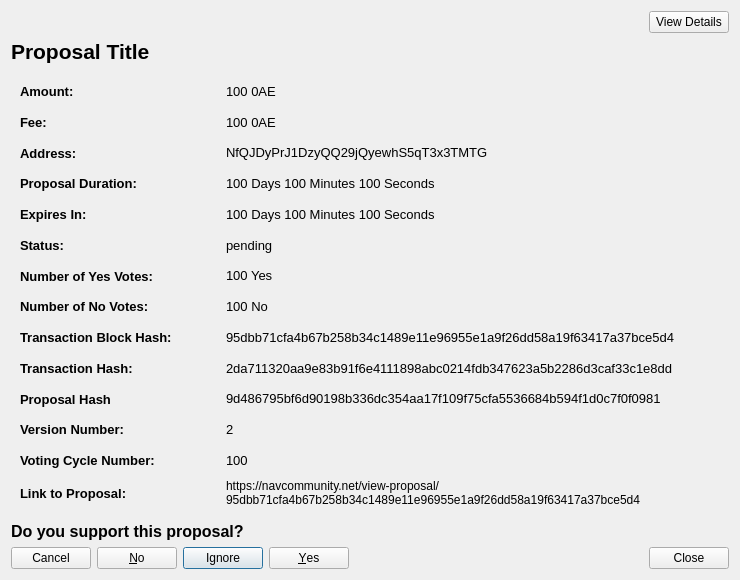
<?xml version="1.0" encoding="UTF-8"?>
<ui version="4.0">
 <class>CommunityFundDisplayDetailed</class>
 <widget class="QWidget" name="CommunityFundDisplayDetailed">
  <property name="geometry">
   <rect>
    <x>0</x>
    <y>0</y>
    <width>740</width>
    <height>580</height>
   </rect>
  </property>
  <property name="sizePolicy">
   <sizepolicy hsizetype="Preferred" vsizetype="MinimumExpanding">
    <horstretch>0</horstretch>
    <verstretch>0</verstretch>
   </sizepolicy>
  </property>
  <property name="minimumSize">
   <size>
    <width>740</width>
    <height>300</height>
   </size>
  </property>
  <property name="windowTitle">
   <string>Proposal Details</string>
  </property>
  <layout class="QVBoxLayout" name="verticalLayout_3">
   <item>
    <layout class="QHBoxLayout" name="horizontalLayout_2">
     <item>
      <spacer name="horizontalSpacer">
       <property name="orientation">
        <enum>Qt::Horizontal</enum>
       </property>
       <property name="sizeHint" stdset="0">
        <size>
         <width>40</width>
         <height>20</height>
        </size>
       </property>
      </spacer>
     </item>
     <item>
      <widget class="QPushButton" name="detailsBtn">
       <property name="text">
        <string>View Details</string>
       </property>
      </widget>
     </item>
    </layout>
   </item>
   <item>
    <widget class="QLabel" name="labelProposalTitle">
     <property name="sizePolicy">
      <sizepolicy hsizetype="Preferred" vsizetype="Minimum">
       <horstretch>0</horstretch>
       <verstretch>0</verstretch>
      </sizepolicy>
     </property>
     <property name="maximumSize">
      <size>
       <width>16777215</width>
       <height>500</height>
      </size>
     </property>
     <property name="font">
      <font>
       <pointsize>16</pointsize>
       <weight>75</weight>
       <bold>true</bold>
      </font>
     </property>
     <property name="text">
      <string>Proposal Title</string>
     </property>
     <property name="wordWrap">
      <bool>true</bool>
     </property>
     <property name="openExternalLinks">
      <bool>false</bool>
     </property>
    </widget>
   </item>
   <item>
    <widget class="QWidget" name="detailsWidget" native="true">
     <property name="sizePolicy">
      <sizepolicy hsizetype="Preferred" vsizetype="MinimumExpanding">
       <horstretch>0</horstretch>
       <verstretch>0</verstretch>
      </sizepolicy>
     </property>
     <layout class="QVBoxLayout" name="verticalLayout_2">
      <item>
       <layout class="QHBoxLayout" name="horizontalLayoutAmount">
        <item>
         <widget class="QLabel" name="labelAmountTitle">
          <property name="sizePolicy">
           <sizepolicy hsizetype="Fixed" vsizetype="Preferred">
            <horstretch>0</horstretch>
            <verstretch>0</verstretch>
           </sizepolicy>
          </property>
          <property name="minimumSize">
           <size>
            <width>200</width>
            <height>0</height>
           </size>
          </property>
          <property name="font">
           <font>
            <pointsize>10</pointsize>
            <weight>75</weight>
            <bold>true</bold>
           </font>
          </property>
          <property name="text">
           <string>Amount:</string>
          </property>
          <property name="textInteractionFlags">
           <set>Qt::NoTextInteraction</set>
          </property>
         </widget>
        </item>
        <item>
         <widget class="QLabel" name="labelAmount">
          <property name="font">
           <font>
            <pointsize>10</pointsize>
           </font>
          </property>
          <property name="text">
           <string>100 0AE</string>
          </property>
          <property name="textInteractionFlags">
           <set>Qt::TextSelectableByMouse</set>
          </property>
         </widget>
        </item>
       </layout>
      </item>
      <item>
       <layout class="QHBoxLayout" name="horizontalLayoutFee">
        <item>
         <widget class="QLabel" name="labelFeeTitle">
          <property name="sizePolicy">
           <sizepolicy hsizetype="Fixed" vsizetype="Preferred">
            <horstretch>0</horstretch>
            <verstretch>0</verstretch>
           </sizepolicy>
          </property>
          <property name="minimumSize">
           <size>
            <width>200</width>
            <height>0</height>
           </size>
          </property>
          <property name="font">
           <font>
            <pointsize>10</pointsize>
            <weight>75</weight>
            <bold>true</bold>
           </font>
          </property>
          <property name="text">
           <string>Fee:</string>
          </property>
          <property name="textInteractionFlags">
           <set>Qt::NoTextInteraction</set>
          </property>
         </widget>
        </item>
        <item>
         <widget class="QLabel" name="labelFee">
          <property name="font">
           <font>
            <pointsize>10</pointsize>
           </font>
          </property>
          <property name="text">
           <string>100 0AE</string>
          </property>
          <property name="textInteractionFlags">
           <set>Qt::TextSelectableByMouse</set>
          </property>
         </widget>
        </item>
       </layout>
      </item>
      <item>
       <layout class="QHBoxLayout" name="horizontalLayoutAddress">
        <item>
         <widget class="QLabel" name="labelAddressTitle">
          <property name="sizePolicy">
           <sizepolicy hsizetype="Fixed" vsizetype="Preferred">
            <horstretch>0</horstretch>
            <verstretch>0</verstretch>
           </sizepolicy>
          </property>
          <property name="minimumSize">
           <size>
            <width>200</width>
            <height>0</height>
           </size>
          </property>
          <property name="font">
           <font>
            <pointsize>10</pointsize>
            <weight>75</weight>
            <bold>true</bold>
           </font>
          </property>
          <property name="text">
           <string>Address:</string>
          </property>
          <property name="textInteractionFlags">
           <set>Qt::NoTextInteraction</set>
          </property>
         </widget>
        </item>
        <item>
         <widget class="QLabel" name="labelAddress">
          <property name="font">
           <font>
            <pointsize>10</pointsize>
           </font>
          </property>
          <property name="text">
           <string>NfQJDyPrJ1DzyQQ29jQyewhS5qT3x3TMTG</string>
          </property>
          <property name="textInteractionFlags">
           <set>Qt::TextSelectableByMouse</set>
          </property>
         </widget>
        </item>
       </layout>
      </item>
      <item>
       <layout class="QHBoxLayout" name="horizontalLayoutDeadline">
        <item>
         <widget class="QLabel" name="labelDeadlineTitle">
          <property name="sizePolicy">
           <sizepolicy hsizetype="Fixed" vsizetype="Preferred">
            <horstretch>0</horstretch>
            <verstretch>0</verstretch>
           </sizepolicy>
          </property>
          <property name="minimumSize">
           <size>
            <width>200</width>
            <height>0</height>
           </size>
          </property>
          <property name="font">
           <font>
            <pointsize>10</pointsize>
            <weight>75</weight>
            <bold>true</bold>
           </font>
          </property>
          <property name="text">
           <string>Proposal Duration:</string>
          </property>
          <property name="textInteractionFlags">
           <set>Qt::NoTextInteraction</set>
          </property>
         </widget>
        </item>
        <item>
         <widget class="QLabel" name="labelDeadline">
          <property name="font">
           <font>
            <pointsize>10</pointsize>
           </font>
          </property>
          <property name="text">
           <string>100 Days 100 Minutes 100 Seconds</string>
          </property>
          <property name="textInteractionFlags">
           <set>Qt::TextSelectableByMouse</set>
          </property>
         </widget>
        </item>
       </layout>
      </item>
      <item>
       <layout class="QHBoxLayout" name="horizontalLayoutExpiresIn">
        <item>
         <widget class="QLabel" name="labelExpiresInTitle">
          <property name="sizePolicy">
           <sizepolicy hsizetype="Fixed" vsizetype="Preferred">
            <horstretch>0</horstretch>
            <verstretch>0</verstretch>
           </sizepolicy>
          </property>
          <property name="minimumSize">
           <size>
            <width>200</width>
            <height>0</height>
           </size>
          </property>
          <property name="font">
           <font>
            <pointsize>10</pointsize>
            <weight>75</weight>
            <bold>true</bold>
           </font>
          </property>
          <property name="text">
           <string>Expires In:</string>
          </property>
          <property name="textInteractionFlags">
           <set>Qt::NoTextInteraction</set>
          </property>
         </widget>
        </item>
        <item>
         <widget class="QLabel" name="labelExpiresIn">
          <property name="font">
           <font>
            <pointsize>10</pointsize>
           </font>
          </property>
          <property name="text">
           <string>100 Days 100 Minutes 100 Seconds</string>
          </property>
          <property name="textInteractionFlags">
           <set>Qt::TextSelectableByMouse</set>
          </property>
         </widget>
        </item>
       </layout>
      </item>
      <item>
       <layout class="QHBoxLayout" name="horizontalLayoutStatus">
        <item>
         <widget class="QLabel" name="labelStatusTitle">
          <property name="sizePolicy">
           <sizepolicy hsizetype="Fixed" vsizetype="Preferred">
            <horstretch>0</horstretch>
            <verstretch>0</verstretch>
           </sizepolicy>
          </property>
          <property name="minimumSize">
           <size>
            <width>200</width>
            <height>0</height>
           </size>
          </property>
          <property name="font">
           <font>
            <pointsize>10</pointsize>
            <weight>75</weight>
            <bold>true</bold>
           </font>
          </property>
          <property name="text">
           <string>Status:</string>
          </property>
          <property name="textInteractionFlags">
           <set>Qt::NoTextInteraction</set>
          </property>
         </widget>
        </item>
        <item>
         <widget class="QLabel" name="labelStatus">
          <property name="font">
           <font>
            <pointsize>10</pointsize>
           </font>
          </property>
          <property name="text">
           <string>pending</string>
          </property>
          <property name="textInteractionFlags">
           <set>Qt::TextSelectableByMouse</set>
          </property>
         </widget>
        </item>
       </layout>
      </item>
      <item>
       <layout class="QHBoxLayout" name="horizontalLayoutNumberYesVotes">
        <item>
         <widget class="QLabel" name="labelNumberOfYesVotesTitle">
          <property name="sizePolicy">
           <sizepolicy hsizetype="Fixed" vsizetype="Preferred">
            <horstretch>0</horstretch>
            <verstretch>0</verstretch>
           </sizepolicy>
          </property>
          <property name="minimumSize">
           <size>
            <width>200</width>
            <height>0</height>
           </size>
          </property>
          <property name="font">
           <font>
            <pointsize>10</pointsize>
            <weight>75</weight>
            <bold>true</bold>
           </font>
          </property>
          <property name="text">
           <string>Number of Yes Votes:</string>
          </property>
          <property name="textInteractionFlags">
           <set>Qt::NoTextInteraction</set>
          </property>
         </widget>
        </item>
        <item>
         <widget class="QLabel" name="labelNumberOfYesVotes">
          <property name="font">
           <font>
            <pointsize>10</pointsize>
           </font>
          </property>
          <property name="text">
           <string>100 Yes</string>
          </property>
          <property name="textInteractionFlags">
           <set>Qt::TextSelectableByMouse</set>
          </property>
         </widget>
        </item>
       </layout>
      </item>
      <item>
       <layout class="QHBoxLayout" name="horizontalLayoutNumberNoVotes">
        <item>
         <widget class="QLabel" name="labelNumberOfNoVotesTitle">
          <property name="sizePolicy">
           <sizepolicy hsizetype="Fixed" vsizetype="Preferred">
            <horstretch>0</horstretch>
            <verstretch>0</verstretch>
           </sizepolicy>
          </property>
          <property name="minimumSize">
           <size>
            <width>200</width>
            <height>0</height>
           </size>
          </property>
          <property name="font">
           <font>
            <pointsize>10</pointsize>
            <weight>75</weight>
            <bold>true</bold>
           </font>
          </property>
          <property name="text">
           <string>Number of No Votes:</string>
          </property>
          <property name="textInteractionFlags">
           <set>Qt::NoTextInteraction</set>
          </property>
         </widget>
        </item>
        <item>
         <widget class="QLabel" name="labelNumberOfNoVotes">
          <property name="font">
           <font>
            <pointsize>10</pointsize>
           </font>
          </property>
          <property name="text">
           <string>100 No</string>
          </property>
          <property name="textInteractionFlags">
           <set>Qt::TextSelectableByMouse</set>
          </property>
         </widget>
        </item>
       </layout>
      </item>
      <item>
       <layout class="QHBoxLayout" name="horizontalLayoutTransactionBlockHash">
        <item>
         <widget class="QLabel" name="labelTransactionBlockHashTitle">
          <property name="sizePolicy">
           <sizepolicy hsizetype="Fixed" vsizetype="Preferred">
            <horstretch>0</horstretch>
            <verstretch>0</verstretch>
           </sizepolicy>
          </property>
          <property name="minimumSize">
           <size>
            <width>200</width>
            <height>0</height>
           </size>
          </property>
          <property name="font">
           <font>
            <pointsize>10</pointsize>
            <weight>75</weight>
            <bold>true</bold>
           </font>
          </property>
          <property name="text">
           <string>Transaction Block Hash:</string>
          </property>
          <property name="textInteractionFlags">
           <set>Qt::NoTextInteraction</set>
          </property>
         </widget>
        </item>
        <item>
         <widget class="QLabel" name="labelTransactionBlockHash">
          <property name="font">
           <font>
            <pointsize>10</pointsize>
           </font>
          </property>
          <property name="text">
           <string>95dbb71cfa4b67b258b34c1489e11e96955e1a9f26dd58a19f63417a37bce5d4</string>
          </property>
          <property name="textInteractionFlags">
           <set>Qt::TextSelectableByMouse</set>
          </property>
         </widget>
        </item>
       </layout>
      </item>
      <item>
       <layout class="QHBoxLayout" name="horizontalLayoutTransactionHash">
        <item>
         <widget class="QLabel" name="labelTransactionHashTitle">
          <property name="sizePolicy">
           <sizepolicy hsizetype="Fixed" vsizetype="Preferred">
            <horstretch>0</horstretch>
            <verstretch>0</verstretch>
           </sizepolicy>
          </property>
          <property name="minimumSize">
           <size>
            <width>200</width>
            <height>0</height>
           </size>
          </property>
          <property name="font">
           <font>
            <pointsize>10</pointsize>
            <weight>75</weight>
            <bold>true</bold>
           </font>
          </property>
          <property name="text">
           <string>Transaction Hash:</string>
          </property>
          <property name="textInteractionFlags">
           <set>Qt::NoTextInteraction</set>
          </property>
         </widget>
        </item>
        <item>
         <widget class="QLabel" name="labelTransactionHash">
          <property name="font">
           <font>
            <pointsize>10</pointsize>
           </font>
          </property>
          <property name="text">
           <string>2da711320aa9e83b91f6e4111898abc0214fdb347623a5b2286d3caf33c1e8dd</string>
          </property>
          <property name="textInteractionFlags">
           <set>Qt::TextSelectableByMouse</set>
          </property>
         </widget>
        </item>
       </layout>
      </item>
      <item>
       <layout class="QHBoxLayout" name="horizontalLayout">
        <property name="topMargin">
         <number>0</number>
        </property>
        <item>
         <widget class="QLabel" name="labelProposalHashTitle">
          <property name="sizePolicy">
           <sizepolicy hsizetype="Minimum" vsizetype="Preferred">
            <horstretch>0</horstretch>
            <verstretch>0</verstretch>
           </sizepolicy>
          </property>
          <property name="minimumSize">
           <size>
            <width>200</width>
            <height>0</height>
           </size>
          </property>
          <property name="maximumSize">
           <size>
            <width>200</width>
            <height>16777215</height>
           </size>
          </property>
          <property name="font">
           <font>
            <pointsize>10</pointsize>
            <weight>75</weight>
            <bold>true</bold>
           </font>
          </property>
          <property name="text">
           <string>Proposal Hash</string>
          </property>
         </widget>
        </item>
        <item>
         <widget class="QLabel" name="labelProposalHash">
          <property name="font">
           <font>
            <pointsize>10</pointsize>
           </font>
          </property>
          <property name="text">
           <string>9d486795bf6d90198b336dc354aa17f109f75cfa5536684b594f1d0c7f0f0981</string>
          </property>
          <property name="textInteractionFlags">
           <set>Qt::TextSelectableByMouse</set>
          </property>
         </widget>
        </item>
       </layout>
      </item>
      <item>
       <layout class="QHBoxLayout" name="horizontalLayoutVersionNumber">
        <item>
         <widget class="QLabel" name="labelVersionNumberTitle">
          <property name="sizePolicy">
           <sizepolicy hsizetype="Fixed" vsizetype="Preferred">
            <horstretch>0</horstretch>
            <verstretch>0</verstretch>
           </sizepolicy>
          </property>
          <property name="minimumSize">
           <size>
            <width>200</width>
            <height>0</height>
           </size>
          </property>
          <property name="font">
           <font>
            <pointsize>10</pointsize>
            <weight>75</weight>
            <bold>true</bold>
           </font>
          </property>
          <property name="text">
           <string>Version Number:</string>
          </property>
          <property name="textInteractionFlags">
           <set>Qt::NoTextInteraction</set>
          </property>
         </widget>
        </item>
        <item>
         <widget class="QLabel" name="labelVersionNumber">
          <property name="font">
           <font>
            <pointsize>10</pointsize>
           </font>
          </property>
          <property name="text">
           <string>2</string>
          </property>
          <property name="textInteractionFlags">
           <set>Qt::TextSelectableByMouse</set>
          </property>
         </widget>
        </item>
       </layout>
      </item>
      <item>
       <layout class="QHBoxLayout" name="horizontalLayoutVotingCycleNumber">
        <item>
         <widget class="QLabel" name="labelVOtingCycleNumberTitle">
          <property name="sizePolicy">
           <sizepolicy hsizetype="Fixed" vsizetype="Preferred">
            <horstretch>0</horstretch>
            <verstretch>0</verstretch>
           </sizepolicy>
          </property>
          <property name="minimumSize">
           <size>
            <width>200</width>
            <height>0</height>
           </size>
          </property>
          <property name="font">
           <font>
            <pointsize>10</pointsize>
            <weight>75</weight>
            <bold>true</bold>
           </font>
          </property>
          <property name="text">
           <string>Voting Cycle Number:</string>
          </property>
          <property name="textInteractionFlags">
           <set>Qt::NoTextInteraction</set>
          </property>
         </widget>
        </item>
        <item>
         <widget class="QLabel" name="labelVotingCycleNumber">
          <property name="font">
           <font>
            <pointsize>10</pointsize>
           </font>
          </property>
          <property name="text">
           <string>100</string>
          </property>
          <property name="textInteractionFlags">
           <set>Qt::TextSelectableByMouse</set>
          </property>
         </widget>
        </item>
       </layout>
      </item>
      <item>
       <layout class="QHBoxLayout" name="horizontalLayoutLinkToProposal">
        <item>
         <widget class="QLabel" name="labelLinkToProposalTitle">
          <property name="sizePolicy">
           <sizepolicy hsizetype="Fixed" vsizetype="Preferred">
            <horstretch>0</horstretch>
            <verstretch>0</verstretch>
           </sizepolicy>
          </property>
          <property name="minimumSize">
           <size>
            <width>200</width>
            <height>0</height>
           </size>
          </property>
          <property name="font">
           <font>
            <pointsize>10</pointsize>
            <weight>75</weight>
            <bold>true</bold>
           </font>
          </property>
          <property name="text">
           <string>Link to Proposal:</string>
          </property>
          <property name="textInteractionFlags">
           <set>Qt::NoTextInteraction</set>
          </property>
         </widget>
        </item>
        <item>
         <widget class="QLabel" name="labelLinkToProposal">
          <property name="text">
           <string>https://navcommunity.net/view-proposal/95dbb71cfa4b67b258b34c1489e11e96955e1a9f26dd58a19f63417a37bce5d4</string>
          </property>
          <property name="wordWrap">
           <bool>true</bool>
          </property>
          <property name="openExternalLinks">
           <bool>true</bool>
          </property>
          <property name="textInteractionFlags">
           <set>Qt::TextBrowserInteraction</set>
          </property>
         </widget>
        </item>
       </layout>
      </item>
     </layout>
    </widget>
   </item>
   <item>
    <widget class="QLabel" name="label">
     <property name="font">
      <font>
       <pointsize>12</pointsize>
       <weight>75</weight>
       <bold>true</bold>
      </font>
     </property>
     <property name="text">
      <string>Do you support this proposal?</string>
     </property>
    </widget>
   </item>
   <item>
    <layout class="QHBoxLayout" name="horizontalLayoutButtons">
     <item>
      <widget class="QDialogButtonBox" name="buttonBoxYesNoVote">
       <property name="layoutDirection">
        <enum>Qt::RightToLeft</enum>
       </property>
       <property name="standardButtons">
        <set>QDialogButtonBox::Cancel|QDialogButtonBox::Ignore|QDialogButtonBox::No|QDialogButtonBox::Yes</set>
       </property>
      </widget>
     </item>
     <item>
      <spacer name="horizontalSpacerButtons">
       <property name="orientation">
        <enum>Qt::Horizontal</enum>
       </property>
       <property name="sizeHint" stdset="0">
        <size>
         <width>40</width>
         <height>20</height>
        </size>
       </property>
      </spacer>
     </item>
     <item>
      <widget class="QPushButton" name="pushButtonClose">
       <property name="text">
        <string>Close</string>
       </property>
      </widget>
     </item>
    </layout>
   </item>
  </layout>
 </widget>
 <resources/>
 <connections/>
</ui>
